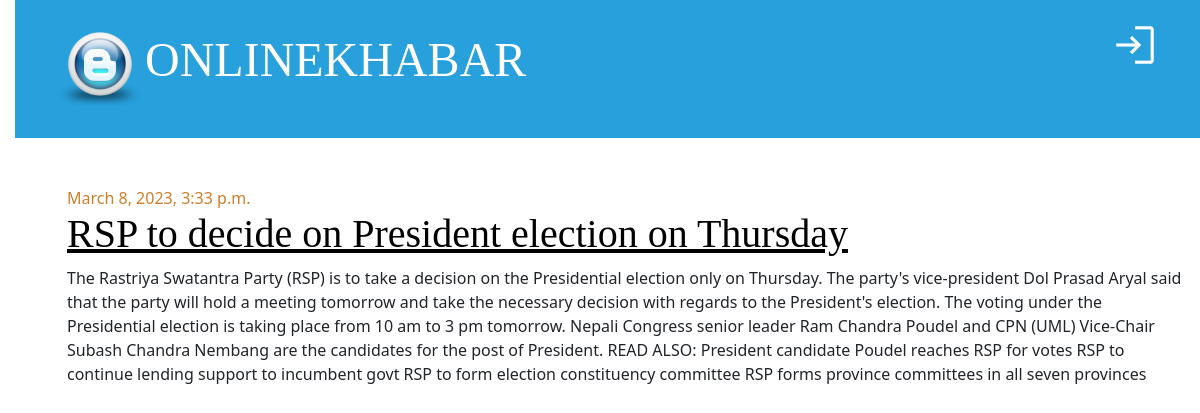
The page /draft-detail/4/ on the database its author committed.
### newspaper_blog/models.py (models this page shows, shortened)
class TimeStampModel(models.Model):
    created_at =models.DateTimeField(auto_now_add=True)
    updated_at=models.DateTimeField(auto_now=True)
    class  Meta:
        abstract = True

class Post(TimeStampModel):
    STATUS_CHOICES =[
        ("active", "Active"),
        ("in_active","Inactive"),
    ]
    title =models.CharField(max_length=250)
    content = models.TextField()
    featured_image = models.ImageField(upload_to="post_images/%Y/%m/%d", blank=False)
    author = models.ForeignKey("auth.User", on_delete=models.CASCADE)
    published_at = models.DateTimeField(null=True, blank=True)
    status = models.CharField(max_length=20, choices=STATUS_CHOICES, default=0)
    category = models.ForeignKey(Category, on_delete=models.CASCADE)
    tag = models.ManyToManyField(Tag)
    views_count=models.PositiveBigIntegerField(default=0)

### newspaper_blog/views.py (the view)
class DraftDetailView(DetailView):
    model= Post
    template_name ="news_admin/draft_detail.html"
    context_object_name ="post"

### newspaper_blog/navigation.py (called while the page is built)
def navigation(request):
    categories = Category.objects.all()
    tags = Tag.objects.all()[:7]
    top_categories = (
        Post.objects.values("category__pk", "category__name")
        .annotate(
            pk=F("category__pk"), name=F("category__name"),max_views=Sum("views_count")
        )
        .order_by("-max_views")
        .values("pk","name","max_views")
    )
    return{
        "categories":categories,
        "tags":tags,
        "top_categories":top_categories,
    }

### templates/news_admin/draft_detail.html (shortened to what this page needs)
{% extends "news_admin/base.html" %}
{% block content %}
        <div class="post">
            {% if post.published_at %}
            <div class="date">
                {{post.published_at}}
            </div>
            {% else %}
            {% if user.is_authenticated %}
            <a href="{% url 'post-publish' post.pk %}" class="btn btn-success">Publish</a>
            {% endif %}
            {% endif %}
            <h1>
                <a href="{% url 'post-delete' post.pk %}">{{post.title}}</a>
            </h1>
            <p>{{ post.content|safe }}</p>
        </div>
{% endblock content %}

### static/css/blog.css (style rules this page uses)
body { padding-left: 15px; }
h1 a { color: #27a0dc; font-family: "Lobster"; }
h1, h2, h3, h4 { font-family: "Lobster", cursive; }
.date { color: #ce7e29; }
.post { margin-bottom: 30px; }
.post h1 a, .post h1 a:visited { color: #000000; }

### rows shown on the page
Post: published_at "March 8, 2023, 3:33 p.m.", title "RSP to decide on President election on Thursday", content "The Rastriya Swatantra Party (RSP) is to take a decision on the Presidential election only on Thursday. The party's vice-president Dol Prasad Aryal said that the party will hold a meeting tomorrow and take the necessary decision with regards to the President's election. The voting under the Presidential election is taking place from 10 am to 3 pm tomorrow. Nepali Congress senior leader Ram Chandra Poudel and CPN (UML) Vice-Chair Subash Chandra Nembang are the candidates for the post of President. READ ALSO: President candidate Poudel reaches RSP for votes RSP to continue lending support to incumbent govt RSP to form election constituency committee RSP forms province committees in all seven…"
